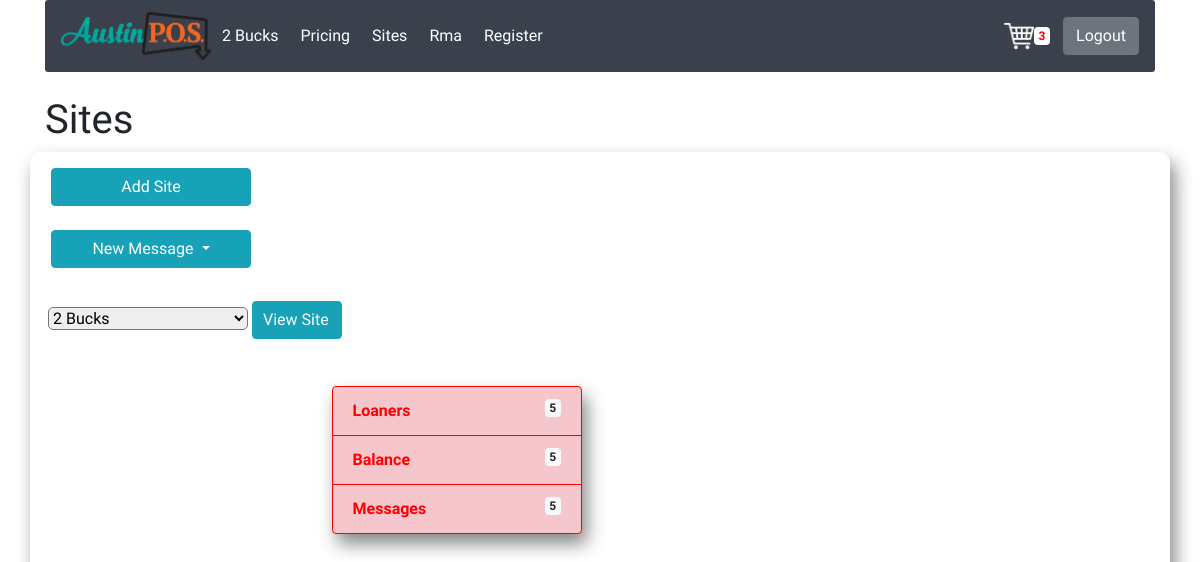
/sites (signed in), run on an earlier commit of the app's database.
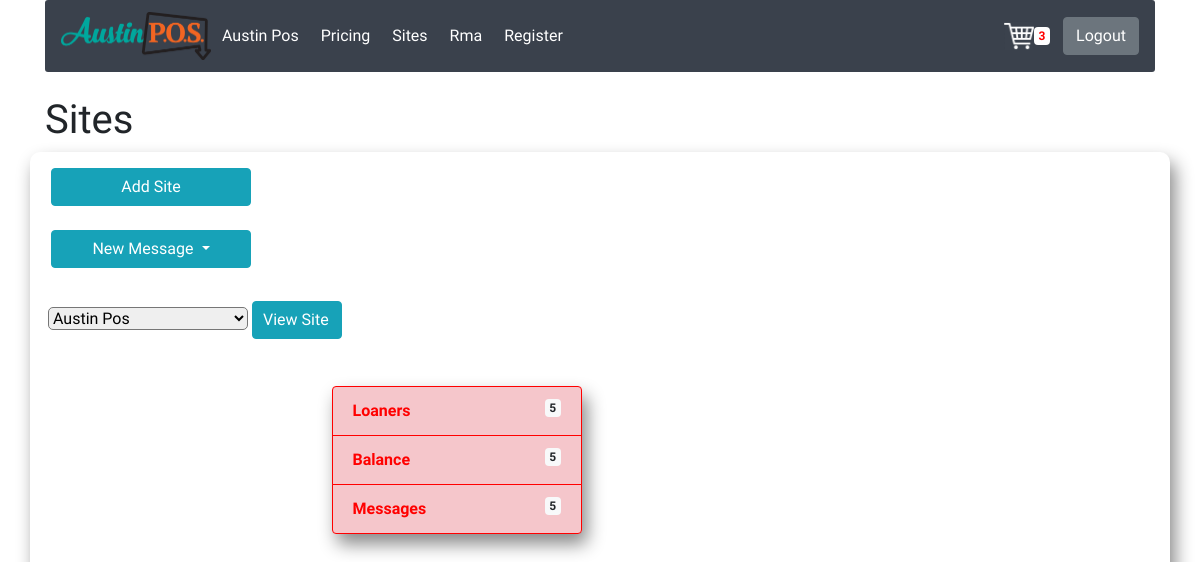
And on a later commit of the database.
### austinpos/models.py (models this page shows, shortened)
class User(db.Model, UserMixin):
    id = db.Column(db.Integer, primary_key=True)
    site = db.Column(db.String())
    username = db.Column(db.String(20), unique=True, nullable=False)
    email = db.Column(db.String(100), unique=True, nullable=False)
    password = db.Column(db.String(60), nullable=False)
    adminstatus = db.Column(db.Boolean)
    sitelink = db.Column(db.Integer, db.ForeignKey('sites.id'))

### austinpos/routes.py (the view)
@app.route('/sites', methods=['POST','GET'])
@login_required
def sites():
    form = MessageForm()
    sites = Sites.query.all()
    if form.validate_on_submit():
        msg = Message("Austin Dash Confirmation Message",
                        sender="service@gmail.com")
        msg.recipients = ["andrew@austintxpos.com"]
        msg.body = form.message.data
        mail.send(msg)
        print("Message Sent")
    else:
        print("Message did not send")
    return render_template('sites.html', sites=sites, form=form)

### austinpos/forms.py
class MessageForm(FlaskForm):
    message = StringField('Body', widget=TextArea())

### austinpos/models.py (called while the page is built)
@login_manager.user_loader
def load_user(user_id):
    return User.query.get(int(user_id))

### austinpos/routes.py (called while the page is built)
@app.context_processor
def inject_badge_length():
    badge_length = 3
    return {'BADGE_LENGTH' : badge_length}

### austinpos/templates/sites.html (shortened to what this page needs)
{% extends 'base.html' %}
{% block border %}style="padding-bottom:50px;"{% endblock border %}
{% block tabby %}style="color:#09c12e !important;"{% endblock %}
{% block content %}
    <h1 style="font-family: 'Staatliches', cursive;">Sites</h1>
    <div class='row' style=" border-radius:10px; box-shadow: 5px 10px 18px #888888; padding-bottom:50px;">
        <div class='col-sm-6 container'>
            <div class="row" style="margin-top:10px;">
                <div class="col-lg-6">
                    <form action="{{url_for('addsites')}}">
                        <button type='submit' class='btn btn-info' style="width:200px;">Add Site</button>
                    </form>
                    <br>
                     <div class="btn-group" style="margin-bottom:20px;">
                        <button type="button" style="width:200px;" class="btn btn-info dropdown-toggle" data-toggle="dropdown" aria-haspopup="true" aria-expanded="false">
                        New Message
                        </button>
                    </div>
                </div>
                <div class="col-lg-6">
                    <div class="float-left" style="padding:25px; font-family: 'Major Mono Display', monospace;">
                    </div>
                </div>
            </div>
            <div style='padding-bottom: 10px; padding-top:10px; border-radius:5px;'>
                <form action="/siteinfo" method="POST">
                    <select name='sitesss' style='width:200px; border-radius:5px;'>
                        {% for site in sites %}
                        <option >{{site.sitename}}</option>
                        {% endfor %}
                    </select>
                    <button type="submit" style="padding-left:10px;" id="viewsite" class='btn btn-info'>View Site</button>
                </form>
            </div>
            <br>
            <div class="row">
                <div class="col-xl-6">
                </div>
                <div class="col-xl-6">
                    <div id="notifications" style="width:100%; box-shadow: 5px 10px 18px #888888; margin-bottom:20px; margin-top:10px; display:'none'; border-radius:5px;">
                        <ul class="list-group">
                            <li class="list-group-item list-group-item-danger" style="color:red !important; border:.5px solid red; margin-left:0px;"><strong>Loaners</strong><span class="float-right badge badge-light">5</span></li>
                            <li class="list-group-item list-group-item-danger" style="color:red !important; border:.5px solid red; margin-left:0px;"><strong>Balance</strong> <span class="float-right badge badge-light">5</span></li>
                            <li class="list-group-item list-group-item-danger" style="color:red !important; border:.5px solid red; margin-left:0px;"><strong>Messages</strong> <span class="float-right badge badge-light">5</span></li>
                        </ul>
                    </div>
                </div>
            </div>
         </div>
        <div class='col-sm-6'  >
            <div class='row'>
            </div>
        </div>
    </div>
{% endblock content %}

### austinpos/templates/base.html (shortened to what this page needs)
<!DOCTYPE html>
<html lang="en">
  <head>
    <link rel="stylesheet" href="https://stackpath.bootstrapcdn.com/bootstrap/4.1.3/css/bootstrap.min.css">
    <link rel="stylesheet" href="{{url_for('static', filename='base.css')}}">
  </head>
  <body {%block border%} {%endblock%}>
    <div class="container">
      {% if current_user.adminstatus == 1 %}
        <nav class="navbar navbar-expand-lg navbar-light" style="background-color:#3a414c;">
          <a class="navbar-left" href="#"><img src="{{url_for('static',filename = 'images/Austin_POS_Logo.png')}}" alt="apos_logo" style="width: 150px"></a>
          <div class="collapse navbar-collapse" id="navbarSupportedContent" {%block tabby%}{%endblock tabby%}>
            <ul class="navbar-nav mr-auto">
              {% if current_user.is_authenticated %}
                <li class='nav-item'>
                  <a class="nav-link"href="{{url_for('dash')}}">{{ current_user.site }}</a>
                </li>
              {% endif %}
              <li class="nav-item">
                <a class="nav-link"href="{{ url_for('pricing')}}">Pricing</a>
              </li>
              <li class="nav-item">
                <a class="nav-link"href="{{ url_for('sites') }}">Sites</a>
              </li>
              <li class="nav-item">
                <a class="nav-link" href="{{ url_for('rma')}}">Rma</a>
              </li>
              <li class="nav-item">
                <a class="nav-link" href="{{ url_for('register') }}">Register</a>
              </li>
            </ul>
              <a class = "carty-btn" href="#"><img src="{{url_for('static',filename = 'images/carty.png')}}"alt="cart_logo" style="width: 30px"><strong><span style="color:Red; background-color:white;"class='badge' id='cartbadge'>{{ BADGE_LENGTH }}</span></strong></a>
              <button class="btn btn-secondary my-2 my-sm-0" type="submit"><a style="color:white;" href="{{url_for('logout')}}">Logout</a></button>
          </div>
        </nav>
      {% endif %}
    </div>
    <div class="container">
      <br>
      {% block content %}{% endblock content %}
    </div>
  </body>
</html>

What changed in the data, as far as the page shows it:
changed User: site "2 Bucks" → "Austin Pos"
Also different on the page:
form field sitesss: "2 Bucks" → "Austin Pos"
